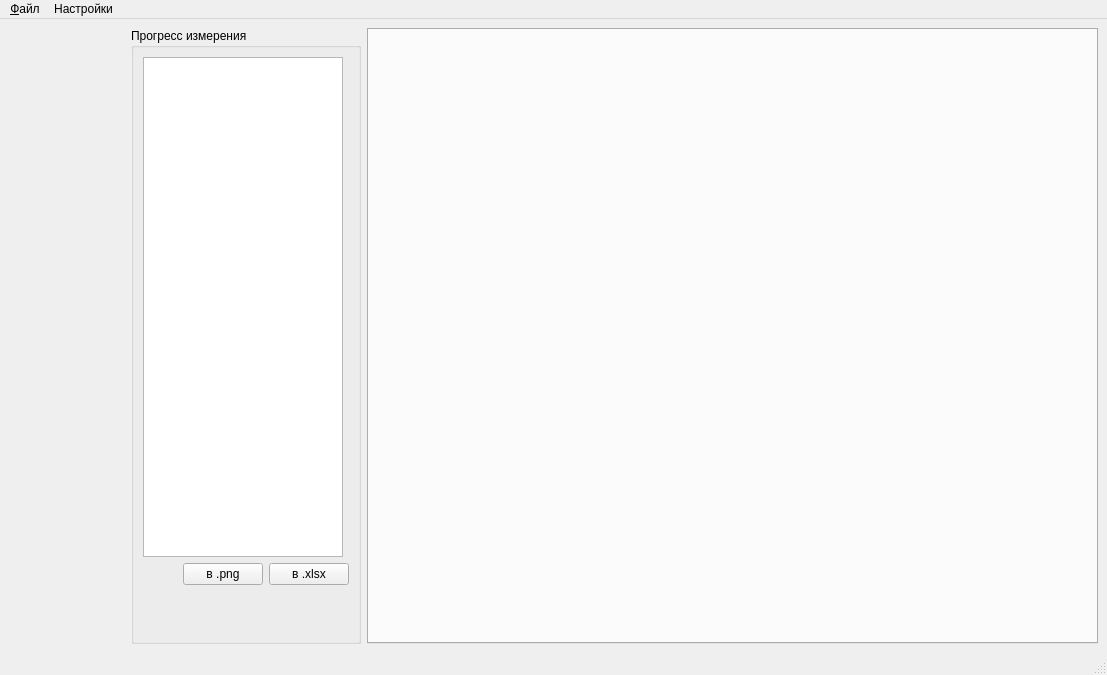
<?xml version="1.0" encoding="UTF-8"?>
<ui version="4.0">
 <class>MainWindow</class>
 <widget class="QMainWindow" name="MainWindow">
  <property name="geometry">
   <rect>
    <x>0</x>
    <y>0</y>
    <width>1107</width>
    <height>675</height>
   </rect>
  </property>
  <property name="windowTitle">
   <string>Измерение демодуляторов</string>
  </property>
  <widget class="QWidget" name="centralwidget">
   <layout class="QHBoxLayout" name="horizontalLayout" stretch="2,0,12">
    <item>
     <layout class="QVBoxLayout" name="layInstrs">
      <property name="spacing">
       <number>0</number>
      </property>
      <property name="leftMargin">
       <number>0</number>
      </property>
      <item>
       <spacer name="verticalSpacer">
        <property name="orientation">
         <enum>Qt::Vertical</enum>
        </property>
        <property name="sizeHint" stdset="0">
         <size>
          <width>20</width>
          <height>40</height>
         </size>
        </property>
       </spacer>
      </item>
     </layout>
    </item>
    <item>
     <widget class="QGroupBox" name="grpProgress">
      <property name="title">
       <string>Прогресс измерения</string>
      </property>
      <property name="checkable">
       <bool>false</bool>
      </property>
      <layout class="QVBoxLayout" name="verticalLayout">
       <item>
        <widget class="QPlainTextEdit" name="pteditProgress">
         <property name="sizePolicy">
          <sizepolicy hsizetype="Minimum" vsizetype="Expanding">
           <horstretch>0</horstretch>
           <verstretch>0</verstretch>
          </sizepolicy>
         </property>
         <property name="minimumSize">
          <size>
           <width>0</width>
           <height>500</height>
          </size>
         </property>
         <property name="maximumSize">
          <size>
           <width>200</width>
           <height>16777215</height>
          </size>
         </property>
        </widget>
       </item>
       <item>
        <layout class="QHBoxLayout" name="horizontalLayout_2">
         <item>
          <spacer name="horizontalSpacer">
           <property name="orientation">
            <enum>Qt::Horizontal</enum>
           </property>
           <property name="sizeHint" stdset="0">
            <size>
             <width>40</width>
             <height>20</height>
            </size>
           </property>
          </spacer>
         </item>
         <item>
          <widget class="QPushButton" name="btnScreenShot">
           <property name="text">
            <string>в .png</string>
           </property>
          </widget>
         </item>
         <item>
          <widget class="QPushButton" name="btnExcel">
           <property name="text">
            <string>в .xlsx</string>
           </property>
          </widget>
         </item>
        </layout>
       </item>
       <item>
        <spacer name="verticalSpacer_2">
         <property name="orientation">
          <enum>Qt::Vertical</enum>
         </property>
         <property name="sizeType">
          <enum>QSizePolicy::MinimumExpanding</enum>
         </property>
         <property name="sizeHint" stdset="0">
          <size>
           <width>20</width>
           <height>40</height>
          </size>
         </property>
        </spacer>
       </item>
      </layout>
     </widget>
    </item>
    <item>
     <widget class="QTabWidget" name="tabWidget">
      <property name="currentIndex">
       <number>-1</number>
      </property>
     </widget>
    </item>
   </layout>
  </widget>
  <widget class="QMenuBar" name="menubar">
   <property name="geometry">
    <rect>
     <x>0</x>
     <y>0</y>
     <width>1107</width>
     <height>22</height>
    </rect>
   </property>
   <widget class="QMenu" name="menu">
    <property name="title">
     <string>&amp;Файл</string>
    </property>
    <addaction name="actExit"/>
   </widget>
   <widget class="QMenu" name="menu_2">
    <property name="title">
     <string>Настройки</string>
    </property>
    <addaction name="actParams"/>
   </widget>
   <addaction name="menu"/>
   <addaction name="menu_2"/>
  </widget>
  <widget class="QStatusBar" name="statusbar"/>
  <action name="actExit">
   <property name="text">
    <string>Выход</string>
   </property>
   <property name="toolTip">
    <string>Выйти из приложения</string>
   </property>
   <property name="statusTip">
    <string>Выйти из приложения</string>
   </property>
  </action>
  <action name="actParams">
   <property name="text">
    <string>Параметры...</string>
   </property>
  </action>
 </widget>
 <resources/>
 <connections>
  <connection>
   <sender>actExit</sender>
   <signal>triggered()</signal>
   <receiver>MainWindow</receiver>
   <slot>close()</slot>
   <hints>
    <hint type="sourcelabel">
     <x>-1</x>
     <y>-1</y>
    </hint>
    <hint type="destinationlabel">
     <x>361</x>
     <y>238</y>
    </hint>
   </hints>
  </connection>
 </connections>
</ui>
